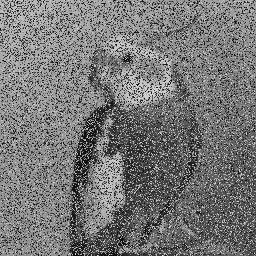
#> input picture 210415/images/image001.jpg, 256 x 256 px
$ python main.py
#> lines starting #> are read from the running program, lines starting #| are printed output that depends on the picture
import numpy as np
import matplotlib.pyplot as plt
import cv2

def wait():
  k = cv2.waitKey(0)
  if k == 27:         # wait for ESC key to exit
    cv2.destroyAllWindows()
  elif k == ord('s'): # wait for 's' key to save and exit
    cv2.imwrite('./resources/test.png',img)
    cv2.destroyAllWindows()


# origin image
# img = cv2.imread('./images/j.png', cv2.IMREAD_UNCHANGED)

# img_gray = cv2.imread('./images/image001.jpg', cv2.IMREAD_GRAYSCALE)
# (thresh, img) = cv2.threshold(img_gray, 128, 255, cv2.THRESH_BINARY | cv2.THRESH_OTSU)

img = cv2.imread('./images/image001.jpg', cv2.IMREAD_GRAYSCALE)
#> img is the input picture: shape (256, 256); min 0, max 242, mean 118.2

se1 = np.ones((3,3),np.uint8)
se2 = np.ones((1,7),np.uint8)
se3 = np.ones((7,1),np.uint8)
dilation1 = cv2.dilate(img,se1,iterations = 1)
dilation2 = cv2.dilate(img,se2,iterations = 1)
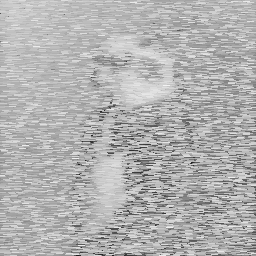
#> dilation2: shape (256, 256); min 24, max 242, mean 177.2
dilation3 = cv2.dilate(img,se3,iterations = 1)
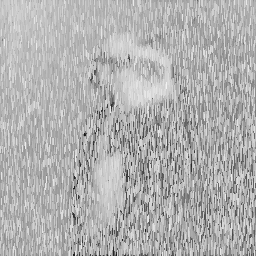
#> dilation3: shape (256, 256); min 20, max 242, mean 177
erosion1 = cv2.erode(img,se1,iterations = 1)
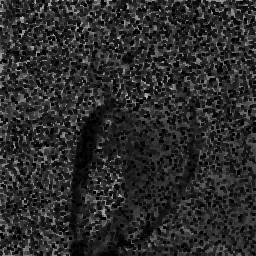
#> erosion1: shape (256, 256); min 0, max 200, mean 43.8
erosion2 = cv2.erode(img,se2,iterations = 1)
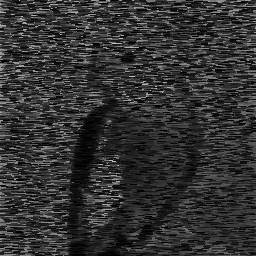
#> erosion2: shape (256, 256); min 0, max 205, mean 50.4
erosion3 = cv2.erode(img,se3,iterations = 1)
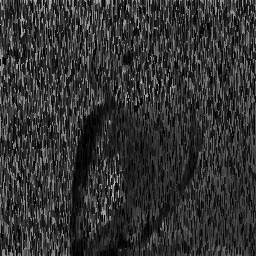
#> erosion3: shape (256, 256); min 0, max 198, mean 50.6
opening1 = cv2.morphologyEx(img, cv2.MORPH_OPEN, se1)
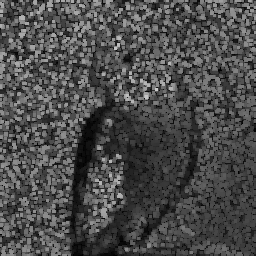
#> opening1: shape (256, 256); min 0, max 200, mean 75.2
closing1 = cv2.morphologyEx(img, cv2.MORPH_CLOSE, se1)
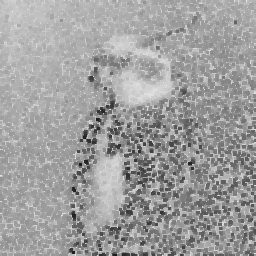
#> closing1: shape (256, 256); min 27, max 242, mean 158.9


cv2.imshow('Original Image', img)
cv2.imshow('Dilation 3x3 Image', dilation1)
cv2.imshow('Dilation 1x7 Image', dilation2)
cv2.imshow('Dilation 7x1 Image', dilation3)
cv2.imshow('Erosion 3x3 Image', erosion1)
cv2.imshow('Erosion 1x7 Image', erosion2)
cv2.imshow('Erosion 7x1 Image', erosion3)
cv2.imshow('Opening 3x3 Image', opening1)
cv2.imshow('Closing 3x3 Image', closing1)

cv2.imwrite('./images/tut1_origin.png',img)
cv2.imwrite('./images/tut1_dilation1_3x3.png',dilation1)
cv2.imwrite('./images/tut1_dilation2_1x7.png',dilation2)
cv2.imwrite('./images/tut1_dilation3_7x1.png',dilation3)
cv2.imwrite('./images/tut1_erosion1_3x3.png',erosion1)
cv2.imwrite('./images/tut1_erosion2_1x7.png',erosion2)
cv2.imwrite('./images/tut1_erosion3_7x1.png',erosion3)
cv2.imwrite('./images/tut1_opening1_3x3.png',opening1)
cv2.imwrite('./images/tut1_closing1_3x3.png',closing1)

wait()
#> (key Esc is pressed here)
